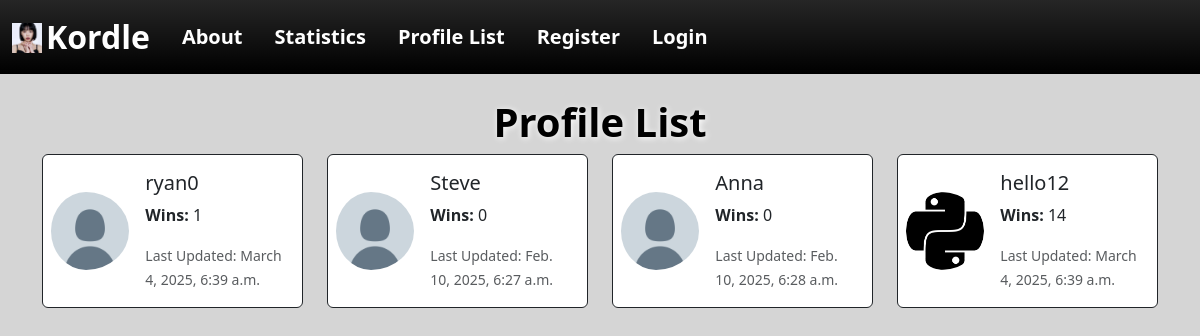
Before: /profile_list/ with the older database file.
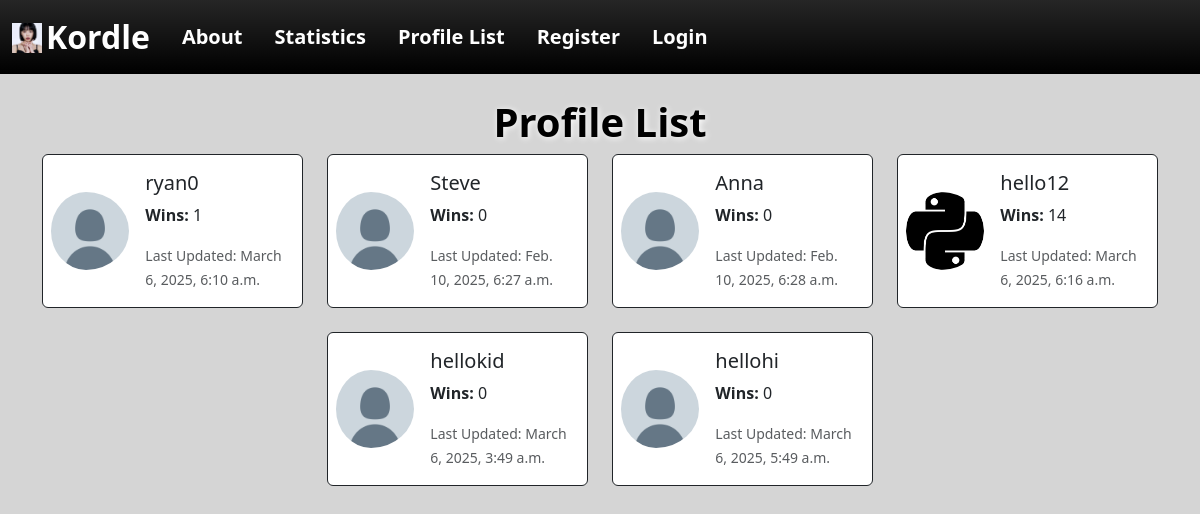
After: the same page with the newer database file.
### myApp/models.py (models this page shows, shortened)
class Profile(models.Model):
    user = models.OneToOneField(User, on_delete=models.CASCADE)
    wins = models.PositiveIntegerField(default=0)
    date_modified = models.DateTimeField(User, auto_now=True)
    profile_image = models.ImageField(null=True, blank=True, upload_to='images/')

### myApp/views.py (the view)
# urls.py: path('profile_list/', views.profile_list, name='profile_list'),
def profile_list(request):
    profiles = Profile.objects.all()
    return render(request, 'profile_list.html', {"profiles": profiles})

### myApp/templates/profile_list.html (shortened to what this page needs)
{% extends "./base.html" %}
{% load static %}
{% block content %}
<body style="padding-bottom: 70px; background-color: rgb(213, 213, 213);">
    <h1 class="text-center fs-1 fw-bold text-black" style="text-shadow: 1px 1px 6px white;">Profile List</h1>
    {% if profiles %}
        <div class="row justify-content-center">
            {% for profile in profiles %}
                <div class="col-md-6 col-lg-3 d-flex justify-content-center">
                    <div class="card mb-4 bg-white border-dark" style="max-width: 400px;">
                        <div class="row g-0">
                            <div class="col-4 d-flex align-items-center">
                                {% if profile.profile_image %}
                                <img src="{{ profile.profile_image.url }}" width="200", height="200", class="img-fluid rounded-circle ps-2" alt="Profile Image">
                                {% else %}
                                <img src="{% static 'myApp/images/7ayjc8s4j2n61.png' %}" class="img-fluid rounded-circle ps-2" alt="Profile Image">
                                {% endif %}
                            </div>
                            <div class="col-8">
                                <div class="card-body">
                                    <h5 class="card-title">{{ profile.user.username }}</h5>
                                    <p class="card-text"><strong>Wins:</strong> {{ profile.wins }}</p>
                                    <p class="card-text"><small class="text-body-secondary">Last Updated: {{ profile.date_modified }}</small></p>
                                </div>
                            </div>
                        </div>
                    </div>
                </div>
            {% endfor %}
        </div>
    {% else %}
        <p class="text-center text-muted">No profiles found.</p>
    {% endif %}
</body>
{% endblock %}

### myApp/templates/base.html (shortened to what this page needs)
<!DOCTYPE html>
{% load static %}
<html lang="en">
<head>
    <link href="https://cdn.jsdelivr.net/npm/bootstrap@5.3.3/dist/css/bootstrap.min.css" rel="stylesheet">
</head>
<body>
    <nav class="navbar navbar-expand-lg navbar-dark bg-black bg-gradient">
        <div class="container-fluid">
            <a class="navbar-brand text-white fw-bold fs-2" href="{% url 'home' %}"><img class="mb-1 me-1" src="{% static 'myApp/images/facecard/chaewon.jpg' %}" width="30" height="30">Kordle</a>
            <div class="collapse navbar-collapse" id="navbarNavDropdown">
                <ul class="navbar-nav">
                    <li class="nav-item mx-2">
                        <a class="nav-link active text-white fw-bold fs-5" aria-current="page" href="{% url 'about' %}">About</a>
                    </li>
                    <li class="nav-item mx-2">
                        <a class="nav-link text-white fw-bold fs-5" href="{% url 'statistics' %}">Statistics</a>
                    </li>
                    <li class="nav-item mx-2">
                        <a class="nav-link text-white fw-bold fs-5" href="{% url 'profile_list' %}">Profile List</a>
                    </li>
                    {% if user.is_authenticated %}
                        <li class="nav-item mx-2">
                            <a class="nav-link text-white fw-bold fs-5" href="{% url 'update_user' %}">Edit Profile</a>
                        </li>
                        <li class="nav-item mx-2">
                            <a class="nav-link text-white fw-bold fs-5" href="{% url 'logout' %}">Logout</a>
                        </li>
                    {% else %}
                        <li class="nav-item mx-2">
                            <a class="nav-link text-white fw-bold fs-5" href="{% url 'register' %}">Register</a>
                        </li>
                        <li class="nav-item mx-2">
                            <a class="nav-link text-white fw-bold fs-5" href="{% url 'login' %}">Login</a>
                        </li>
                    {% endif %}
                </ul>
            </div>
        </div>
    </nav>
    <div class="container mt-4">
        {% block content %}
        {% endblock %}
    </div>
</body>
</html>

Changed rows visible on the page:
changed Profile "ryan0": date_modified "March 4, 2025, 6:39 a.m." → "March 6, 2025, 6:10 a.m."
changed Profile "hello12": date_modified "March 4, 2025, 6:39 a.m." → "March 6, 2025, 6:16 a.m."
added Profile: user.username "hellokid", wins "0", date_modified "March 6, 2025, 3:49 a.m."
added Profile: user.username "hellohi", wins "0", date_modified "March 6, 2025, 5:49 a.m."
